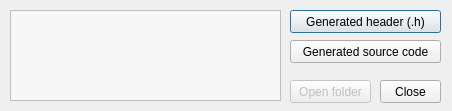
<?xml version="1.0" encoding="UTF-8"?>
<ui version="4.0">
 <class>Finish</class>
 <widget class="QDialog" name="Finish">
  <property name="geometry">
   <rect>
    <x>0</x>
    <y>0</y>
    <width>452</width>
    <height>111</height>
   </rect>
  </property>
  <property name="minimumSize">
   <size>
    <width>452</width>
    <height>111</height>
   </size>
  </property>
  <property name="maximumSize">
   <size>
    <width>452</width>
    <height>111</height>
   </size>
  </property>
  <property name="windowTitle">
   <string>Conversion result</string>
  </property>
  <property name="windowIcon">
   <iconset resource="../../resources.qrc">
    <normaloff>:/about/app-icon</normaloff>:/about/app-icon</iconset>
  </property>
  <property name="locale">
   <locale language="English" country="UnitedStates"/>
  </property>
  <property name="sizeGripEnabled">
   <bool>false</bool>
  </property>
  <property name="modal">
   <bool>false</bool>
  </property>
  <widget class="QPlainTextEdit" name="log">
   <property name="geometry">
    <rect>
     <x>10</x>
     <y>10</y>
     <width>271</width>
     <height>91</height>
    </rect>
   </property>
   <property name="styleSheet">
    <string notr="true">background-color: rgb(247, 247, 247);</string>
   </property>
   <property name="readOnly">
    <bool>true</bool>
   </property>
   <property name="plainText">
    <string/>
   </property>
  </widget>
  <widget class="QPushButton" name="showh">
   <property name="geometry">
    <rect>
     <x>290</x>
     <y>10</y>
     <width>151</width>
     <height>23</height>
    </rect>
   </property>
   <property name="text">
    <string>Generated header (.h)</string>
   </property>
  </widget>
  <widget class="QPushButton" name="showcpp">
   <property name="geometry">
    <rect>
     <x>290</x>
     <y>40</y>
     <width>151</width>
     <height>23</height>
    </rect>
   </property>
   <property name="text">
    <string>Generated source code</string>
   </property>
  </widget>
  <widget class="QPushButton" name="close">
   <property name="geometry">
    <rect>
     <x>380</x>
     <y>80</y>
     <width>61</width>
     <height>23</height>
    </rect>
   </property>
   <property name="text">
    <string>Close</string>
   </property>
  </widget>
  <widget class="QPushButton" name="openfolder">
   <property name="enabled">
    <bool>false</bool>
   </property>
   <property name="geometry">
    <rect>
     <x>290</x>
     <y>80</y>
     <width>81</width>
     <height>23</height>
    </rect>
   </property>
   <property name="text">
    <string>Open folder</string>
   </property>
   <property name="checkable">
    <bool>false</bool>
   </property>
   <property name="autoRepeat">
    <bool>false</bool>
   </property>
   <property name="autoExclusive">
    <bool>false</bool>
   </property>
   <property name="autoDefault">
    <bool>true</bool>
   </property>
   <property name="default">
    <bool>false</bool>
   </property>
   <property name="flat">
    <bool>false</bool>
   </property>
  </widget>
 </widget>
 <resources>
  <include location="../../resources.qrc"/>
 </resources>
 <connections/>
</ui>
